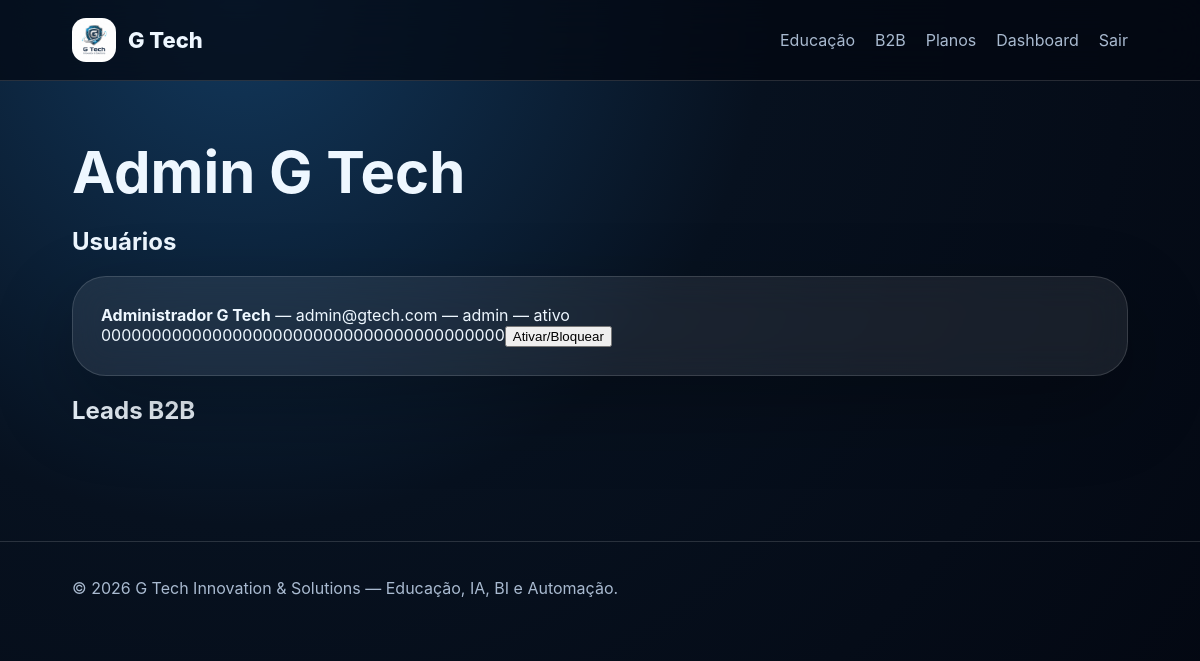
The page /admin/ (signed in) on the database its author committed.
### app/models.py (models this page shows, shortened)
class User(UserMixin, db.Model):
    id = db.Column(db.Integer, primary_key=True)
    name = db.Column(db.String(120), nullable=False)
    email = db.Column(db.String(255), unique=True, nullable=False, index=True)
    password_hash = db.Column(db.String(255))
    google_id = db.Column(db.String(255), unique=True, nullable=True)
    plan = db.Column(db.String(40), default="free")
    is_admin = db.Column(db.Boolean, default=False)
    is_active_user = db.Column(db.Boolean, default=True)
    created_at = db.Column(db.DateTime, default=datetime.utcnow)
    last_login = db.Column(db.DateTime)
    @property
    def is_active(self):
        return self.is_active_user

### app/routes/admin.py (the view)
@bp.route('/')
@login_required
@admin_required
def index(): return render_template('admin/index.html', users=User.query.order_by(User.created_at.desc()).all(), leads=B2BLead.query.order_by(B2BLead.created_at.desc()).all(), courses=Course.query.all())

### app/routes/admin.py (called while the page is built)
def admin_required(f):
    @wraps(f)
    def w(*a, **k):
        if not current_user.is_authenticated or not current_user.is_admin: flash('Acesso negado.', 'error'); return redirect(url_for('main.index'))
        return f(*a, **k)
    return w

### app/templates/admin/index.html (shortened to what this page needs)
{% extends 'base.html' %}{% block content %}<section class="page"><h1>Admin G Tech</h1><h2>Usuários</h2><div class="table">{% for u in users %}<div><b>{{u.name}}</b> — {{u.email}} — {{u.plan}} — {{'ativo' if u.is_active else 'bloqueado'}}<form method="post" action="{{ url_for('admin.toggle', user_id=u.id) }}">{{ csrf_token() }}<button>Ativar/Bloquear</button></form></div>{% endfor %}</div><h2>Leads B2B</h2></section>{% endblock %}

### app/static/css/style.css (style rules this page uses)
:root { --bg:#07111f;--card:rgba(255,255,255,.08);--line:rgba(255,255,255,.14);--text:#eef7ff;--muted:#a9bad0;--blue:#27d4ff;--blue2:#2b6fff;--white:#fff }
* { box-sizing:border-box }
body { margin:0;background:radial-gradient(circle at 20% 0,#12385c 0,#07111f 42%,#030711 100%);color:var(--text);font-family:-apple-system,BlinkMacSystemFont,"Segoe UI",Inter,Arial,sans-serif;min-height:100vh }
.hero-card,.panel,.card,.grid3 article,.price,.table>div { background:var(--card);border:1px solid var(--line);border-radius:34px;padding:28px;box-shadow:0 30px 80px rgba(0,0,0,.28);backdrop-filter:blur(18px) }
.page { padding:56px 6vw }
.page h1,.auth h1,.chat h1 { font-size:clamp(34px,5vw,58px);margin:0 0 16px }
.table { display:grid;gap:12px }

### rows shown on the page
User: name "Administrador G Tech", email "admin@gtech.com", plan "admin", is_active_user "ativo", csrf_token "0000000000000000000000000000000000000000"
